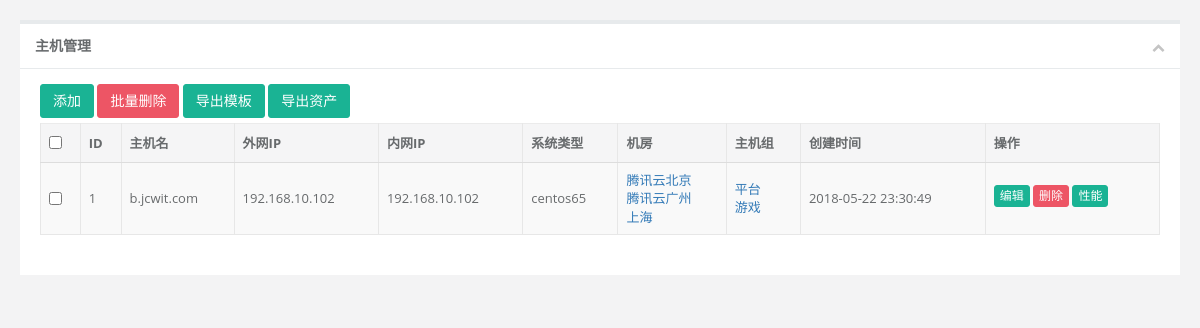
Page /asset/asset_list (signed in) on the committed database.
### asset/models.py (models this page shows, shortened)
class Assets(models.Model):
    hostname = models.CharField(max_length=32,unique=True,verbose_name=u'主机名',)
    wip = models.GenericIPAddressField(unique=True,verbose_name=u'外网IP')
    lip = models.GenericIPAddressField(unique=True,verbose_name=u'内网IP')
    system_type = models.CharField(max_length=64,blank=True,null=True,verbose_name=u'系统类型')
    ssh_port = models.IntegerField(default=22,verbose_name='ssh端口')
    cpu = models.CharField(max_length=64,blank=True,null=True,verbose_name=u'CPU')
    memory = models.CharField(max_length=64,blank=True,null=True,verbose_name=u'内存')
    disk = models.CharField(max_length=64,blank=True,null=True,verbose_name=u'硬盘')
    instance_id = models.CharField(max_length=64,null=True,blank=True,verbose_name=u'实例ID')
    buy_time = models.DateTimeField(verbose_name='购买时间', null=True, blank=True)
    expire_time = models.DateTimeField(verbose_name='到期时间', null=True, blank=True)
    online_choices = (
        (0,'上线'),
        (1,'下线'),
    )
    user = models.ForeignKey('HostUsers',verbose_name=u'系统用户')
    online_status = models.SmallIntegerField(choices=online_choices,verbose_name=u'状态')
    serverid = models.IntegerField(blank=True, null=True,verbose_name=u'ServerID')
    gameid = models.IntegerField(blank=True, null=True,verbose_name=u'GameID')
    ctime = models.DateTimeField(auto_now_add=True,verbose_name=u'创建时间')
    utime= models.DateTimeField(auto_now=True,verbose_name=u'修改时间')
    memo = models.CharField(max_length=256,blank=True,null=True,verbose_name=u'备注')
    class Meta:
        db_table = 'assets'
        verbose_name_plural = u'资产'
        verbose_name = u'资产'
        permissions = {
            ("can_add_asset", ("可以添加资产")),
            ("can_change_asset", ("可以修改资产")),
            ("can_delete_asset", ("可以删除资产")),
            ("can_connect_asset", ("可以连接终端")),
            ("can_kill_asset", ("可以关闭终端")),
            ("can_monitor_asset", ("可以监控终端")),
            ("can_view_asset", ("可以查看资产")),
        }

class IDC(models.Model):
    name = models.CharField(max_length=32,unique=True,verbose_name=u'机房名')
    servers = models.ManyToManyField('Assets')
    ctime = models.DateTimeField(auto_now_add=True)
    utime = models.DateTimeField(auto_now=True)
    class Meta:
        db_table = 'idc'
        verbose_name = u'机房'
        verbose_name_plural = u'机房'
        permissions ={
            ("can_add_idc", ("可以添加机房")),
            ("can_change_idc", ("可以修改机房信息")),
            ("can_delete_idc", ("可以删除机房")),
            ("can_view_idc", ("可以查看机房信息")),
        }

class HostGroup(models.Model):
    name = models.CharField(max_length=32,unique=True,verbose_name=u'组名')
    servers = models.ManyToManyField('Assets')
    ctime = models.DateTimeField(auto_now_add=True)
    utime = models.DateTimeField(auto_now=True)
    class Meta:
        db_table = 'hostgroups'
        verbose_name = u'主机组'
        verbose_name_plural = u'主机组'
        permissions = (
            ("can_add_hostgroup", ("可以添加主机组")),
            ("can_change_hostgroup", ("可以修改主机组信息")),
            ("can_delete_hostrgroup", ("可以删除主机组")),
            ("can_view_hostgroup", ("可以查看主机组")),
        )

### asset/views.py (the view)
class AssetList(LoginRequiredMixin,PermissionRequiredMixin,ListView):
    template_name = 'asset/host.html'
    model = models.Assets
    context_object_name =  "asset_list"
    queryset = models.Assets.objects.all()
    ordering = ('-id'),
    permission_required = 'asset.can_view_asset'
    raise_exception = True

### templates/asset/host.html (shortened to what this page needs)
<!DOCTYPE html>
<html>
<head>
    <link href="/static/css/bootstrap.min.css?v=3.3.6" rel="stylesheet">
    <link href="/static/css/font-awesome.css?v=4.4.0" rel="stylesheet">
        <link rel="stylesheet" href="/static/plugins/sweetalert/sweetalert.css">
    <link href="/static/plugins/dataTables/dataTables.bootstrap.css" rel="stylesheet">
    <link href="/static/css/animate.css" rel="stylesheet">
    <link href="/static/css/style.css?v=4.1.0" rel="stylesheet">
</head>
<body class="gray-bg">
    <div class="wrapper wrapper-content animated fadeInRight">
        <div class="row">
            <div class="col-sm-12">
                <div class="ibox float-e-margins">
                    <div class="ibox-title">
                        <h5>主机管理</h5>
                        <div class="ibox-tools">
                            <a class="collapse-link">
                                <i class="fa fa-chevron-up"></i>
                            </a>
                        </div>
                    </div>
                    <div class="ibox-content">
                        <div>
                            <a  href="{% url 'asset_add' %}" class="btn btn-primary">添加</a>
                            <a class="btn btn-danger  asset_all_del">批量删除</a>
                            <a href="/static/download/assets.csv" class="btn btn-primary">导出模板</a>
                            <a href="{%  url 'export' %}" class="btn btn-primary">导出资产</a></div>
                        <table class="table table-striped table-bordered table-hover dataTables-host">
                            <thead>
                                <tr>
                                    <th><input type="checkbox"></th>
                                    <th>ID</th>
                                    <th>主机名</th>
                                    <th>外网IP</th>
                                    <th>内网IP</th>
                                    <th>系统类型</th>
                                    <th>机房</th>
                                    <th>主机组</th>
                                    <th>创建时间</th>
                                    <th>操作</th>
                                </tr>
                            </thead>
                            <tbody>
                              {%  for asset in asset_list %}
                                <tr class="gradeX" id="{{ asset.id }}">
                                    <td><input type="checkbox"></td>
                                    <td>{{ asset.id }}</td>
                                    <td>{{ asset.hostname }}</td>
                                    <td>{{ asset.wip }}</td>
                                    <td>{{ asset.lip }}</td>
                                    <td>{{ asset.system_type }}</td>
                                    <td>{% for i in asset.idc_set.all %}<a href="{%  url 'idc_asset' i.id  %}" id="{{ i.id}}">{{i.name }}<br></a>{% endfor %}</td>
                                    <td>{%  for g  in asset.hostgroup_set.all %}<a href="{%  url 'group_asset' g.id  %}" id="{{ g.id}}">{{g.name }}<br></a>{% endfor %}</td>
                                    <td>{{ asset.ctime}}</td>
                                    <td><a class="btn btn-primary  btn-xs "
                                                   href="{% url 'asset_edit'  asset.id %}">编辑</a>
                                                <a class="btn btn-danger  btn-xs  asset_del" data-toggle="modal"
                                                   data-target="#myModal1">删除
                                                </a>
                                                <a class="btn btn-primary  btn-xs "
                                                   href="#">性能</a>
                                                </td>
                                </tr>
                            {% endfor %}
                            </tbody>
                        </table>
                    </div>
                </div>
            </div>
        </div>
    </div>
</body>
</html>

### rows in the picture
Assets: id "1", hostname "b.jcwit.com", wip "192.168.10.102", lip "192.168.10.102", system_type "centos65", ctime "2018-05-22 23:30:49"
IDC: name "腾讯云北京"
IDC: name "腾讯云广州"
IDC: name "上海"
HostGroup: name "平台"
HostGroup: name "游戏"
